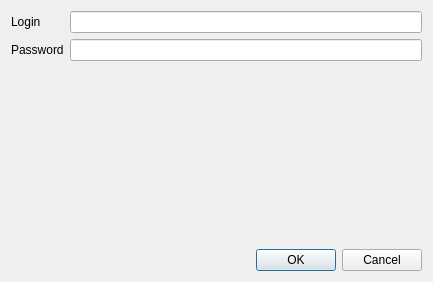
<?xml version="1.0" encoding="UTF-8"?>
<ui version="4.0">
 <class>StartScreen</class>
 <widget class="QDialog" name="StartScreen">
  <property name="geometry">
   <rect>
    <x>0</x>
    <y>0</y>
    <width>433</width>
    <height>282</height>
   </rect>
  </property>
  <property name="windowTitle">
   <string>Dialog</string>
  </property>
  <layout class="QVBoxLayout" name="verticalLayout" stretch="1,0">
   <item>
    <layout class="QFormLayout" name="formLayout">
     <item row="0" column="0">
      <widget class="QLabel" name="label">
       <property name="text">
        <string>Login</string>
       </property>
      </widget>
     </item>
     <item row="1" column="0">
      <widget class="QLabel" name="label_2">
       <property name="text">
        <string>Password</string>
       </property>
      </widget>
     </item>
     <item row="0" column="1">
      <widget class="QLineEdit" name="loginEdit"/>
     </item>
     <item row="1" column="1">
      <widget class="QLineEdit" name="passwordEdit">
       <property name="echoMode">
        <enum>QLineEdit::Password</enum>
       </property>
      </widget>
     </item>
    </layout>
   </item>
   <item>
    <layout class="QHBoxLayout" name="horizontalLayout">
     <item>
      <widget class="QDialogButtonBox" name="buttonBox">
       <property name="standardButtons">
        <set>QDialogButtonBox::Cancel|QDialogButtonBox::Ok</set>
       </property>
      </widget>
     </item>
    </layout>
   </item>
  </layout>
 </widget>
 <resources/>
 <connections/>
</ui>
